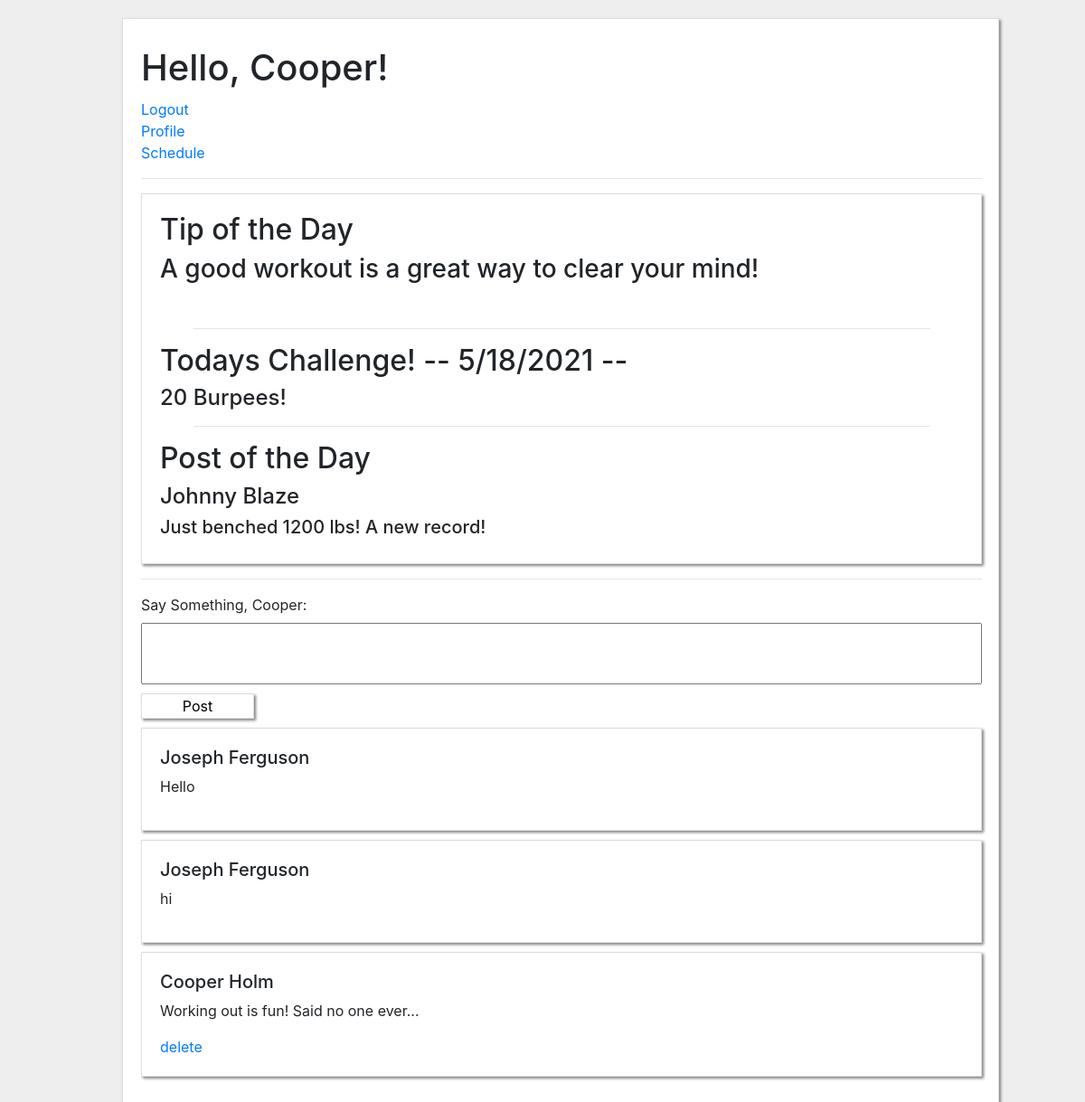
The page /user/dashboard (signed in) on the database as committed earlier.
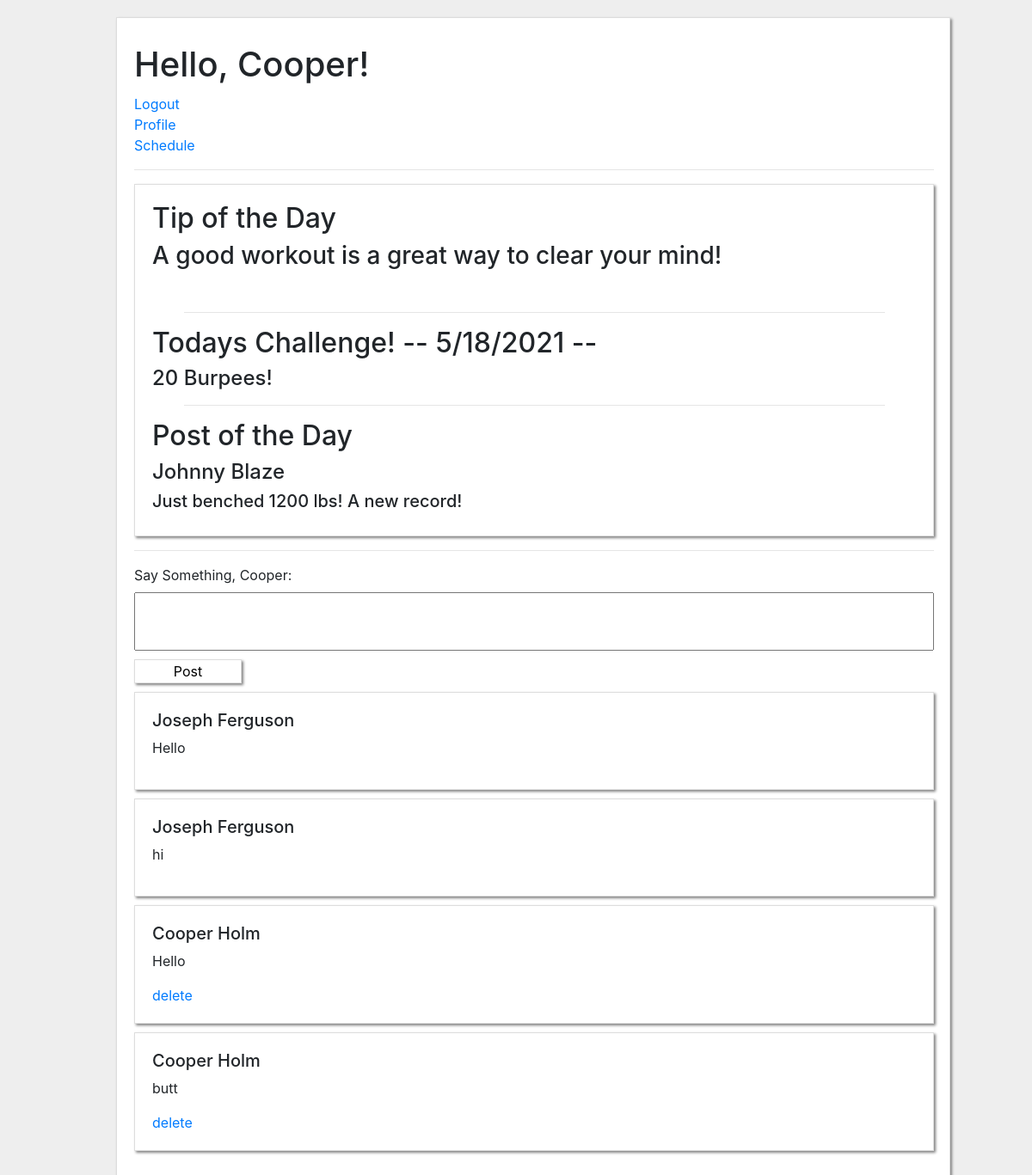
The same page on the database as committed later.
### main_app/models.py (models this page shows, shortened)
class User(models.Model):
    first_name = models.CharField(max_length=20)
    last_name = models.CharField(max_length=20)
    email = models.CharField(max_length=50)
    password = models.CharField(max_length=20)
    created_at = models.DateTimeField(auto_now_add=True)
    updated_at = models.DateTimeField(auto_now=True)
    objects = UserManager()

class Post(models.Model):
    user = models.ForeignKey(User, related_name='post', on_delete=models.CASCADE)
    body = models.TextField()
    created_at = models.DateTimeField(auto_now_add=True)
    objects = PostManager()

### main_app/views.py (the view)
# urls.py: path('user/dashboard', views.dashboard),
def dashboard(request):
    context = {
        'logged_in': User.objects.get(id=request.session['logged_in']),
        'all_posts': Post.objects.all(),
    }
    return render(request, 'dashboard.html', context)

### main_app/templates/dashboard.html (shortened to what this page needs)
<!DOCTYPE html>
<html lang="en">
<head>
    {% load static %}
    <link rel="stylesheet" href="https://stackpath.bootstrapcdn.com/bootstrap/4.3.1/css/bootstrap.min.css"
>
    <link rel="stylesheet" href="{% static 'css/dashboard.css' %}">
</head>
<body>
    <div id="wrapper">
        <h1>Hello, {{ logged_in.first_name }}!</h1>
        <a href="/user/logout"> Logout</a>
        <br>
        <a href="/user/profile"> Profile</a>
        <br>
        <a href="/user/schedule"> Schedule</a>
        <hr>
        <div class="daily">
            <h2>Tip of the Day</h2>
            <h3>A good workout is a great way to clear your mind!</h3><br />
            <hr class="hr">
            <h2>Todays Challenge! -- <script>document.write(new Date().toLocaleDateString());</script> -- </h2>
            <h4> 20 Burpees!</h4>
            <hr class="hr">
            <h2>Post of the Day</h2>
            <h4>Johnny Blaze</h4>
            <h5>Just benched 1200 lbs! A new record!</h5>
        </div>
        <hr>
        <div class="post">
            <form action="/user/post" method="POST">
                <label for="post">Say Something, {{ logged_in.first_name }}:</label>
                <input type="text" name="post">
                <br>
                <button>Post</button>
            </form>
        </div>
        {% for post in all_posts %}
        <div id="post">
            <h5>{{ post.user.first_name }} {{ post.user.last_name }}</h5>
            <p>{{ post.body }}</p>
            {% if post.user.id == request.session.logged_in %}
            <a href="/post/deletepst/{{post.id}}">delete</a>
            {% endif %}
        </div>
        {% endfor %}
    </div>
</body>
</html>

### main_app/static/css/dashboard.css (style rules this page uses)
* { margin: 0px auto; width: 970px; }
#wrapper { border: 1px solid #ddd; box-shadow: gray 2px 2px 3px; margin: 20px; padding: 20px; background-color: #FFFFFF; }
body { background-color: rgb(238, 238, 238); }
h1 { margin: 10px 0px 10px 0px; }
button { margin-top: 10px; width: 125px; background-color: #FFFFFF; color: black; border: 1px solid #ddd; box-shadow: gray 2px 2px 3px; }
#post { margin: 10px 0px; border: 1px solid #ddd; box-shadow: gray 2px 2px 3px; padding: 20px; width: 930px; }
.daily { margin: 10px 0px; border: 1px solid #ddd; box-shadow: gray 2px 2px 3px; padding: 20px; width: 930px; }
input { padding: 20px; width: 930px; }
.hr { width: 815px; }
hr { width: 930px; }

Rows that differ between the two databases and show on the page:
removed Post: user.first_name "Cooper", user.last_name "Holm", body "Working out is fun! Said no one ever..."
added Post: user.first_name "Cooper", user.last_name "Holm", body "Hello"
added Post: user.first_name "Cooper", user.last_name "Holm", body "butt"
